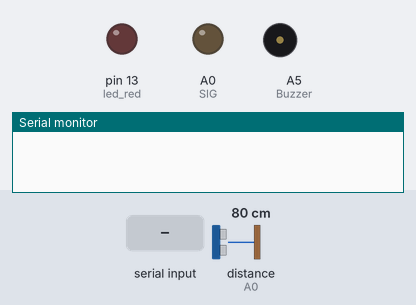
Recording of a sketch running on a simulated Arduino Uno, built with avr-gcc and run on an emulated ATmega328P. Parts: output pins drawn as LEDs (lit = HIGH), buzzer (waves = sounding), the last lines printed to the serial monitor. Inputs (shaded band) come from the test bench; at power-on: distance to the obstacle (sensor on A0) 80 cm. The echo pulse lasts 58.3 µs per cm.

Above: at 1.2 s.
1.3 s: "R" received over Serial
At 2.2 s:
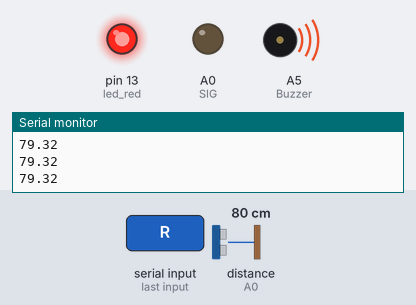
2.8 s: "D" received over Serial
At 3.3 s:
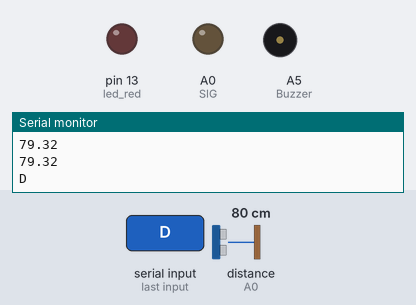
Timing chart, 0 to 5.8 s (numbered marks = the images above; inputs shaded):
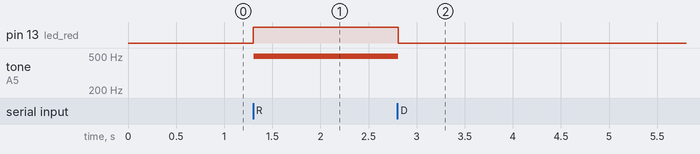

Measured:
- after the input at 1.3 s, pin 13 (led_red): LOW → HIGH at once; tone on A5 (Buzzer): silent → 494 Hz at once
- after the input at 2.8 s, pin 13 (led_red): HIGH → LOW at once; tone on A5 (Buzzer): 494 Hz → silent at once

The sketch:

EX3_Proximidade.ino
```cpp
#define SIG A0
#define led_red 13
#define Buzzer A5

float distance;
char input = 'w';

void setup(){
  pinMode(SIG, OUTPUT);
  pinMode(led_red, OUTPUT);
  pinMode(Buzzer, OUTPUT);
  Serial.begin(9600);
}

int superSonicSensor(){
  //function to use value read by the sensor
  pinMode(SIG, OUTPUT);
  digitalWrite(SIG,LOW);
  delayMicroseconds(3);
  digitalWrite(SIG,HIGH);
  delayMicroseconds(5);
  digitalWrite(SIG,LOW);

  pinMode(SIG, INPUT);
  float impulseDuration = pulseIn(SIG,HIGH);
  distance = (impulseDuration/29.4)/2;
  Serial.println(distance);

  return distance;
}

void loop(){

  int C4 = 262; //Dó 4
  int D4 = 294; //Ré
  int E4 = 330; //Mi
  int F4 = 349; //Fá
  int G4 = 392; //Sol
  int A4 = 440; //Lá
  int B4 = 494; //Si
  int C5 = 523; //Dó 5

  if(Serial.available() > 0){
  	input = Serial.read();
  	Serial.println(input);
  }

  //if input is w (waiting) the program does nothing and waits for a valid input
  if(input == 'w'){}

  //if user types R, LED and Buzzer turn on
  else if(input == 'R' or input == 'r'){

    digitalWrite(led_red, HIGH);

    distance = superSonicSensor();
    float max_distance_value = 330.71;
    float min_distance_value = 2.23;
    float range_distance_value = max_distance_value - min_distance_value;
    float interval = range_distance_value/8; //41.05125

    if(distance < min_distance_value + 1 * interval){tone(Buzzer, C5);}
    else if(distance < (min_distance_value + 2 * interval)){tone(Buzzer, B4);}
    else if(distance < (min_distance_value + 3 * interval)){tone(Buzzer, A4);}
    else if(distance < (min_distance_value + 4 * interval)){tone(Buzzer, G4);}
    else if(distance < (min_distance_value + 5 * interval)){tone(Buzzer, F4);}
    else if(distance < (min_distance_value + 6 * interval)){tone(Buzzer, E4);}
    else if(distance < (min_distance_value + 7 * interval)){tone(Buzzer, D4);}
    else{tone(Buzzer, C4);}
  }

  //if user types D, LED and Buzzer turn off
  else if(input == 'D' or input == 'd'){
    digitalWrite(led_red, LOW);
    noTone(Buzzer);
  }

  //if the user input is not as intended it is informed and gets back to 'wait' state
  else{
    Serial.println("The input was not recognized.");
    Serial.println("Please use R or D to turn ON or OFF");
    input = 'w';
  }
}
```
